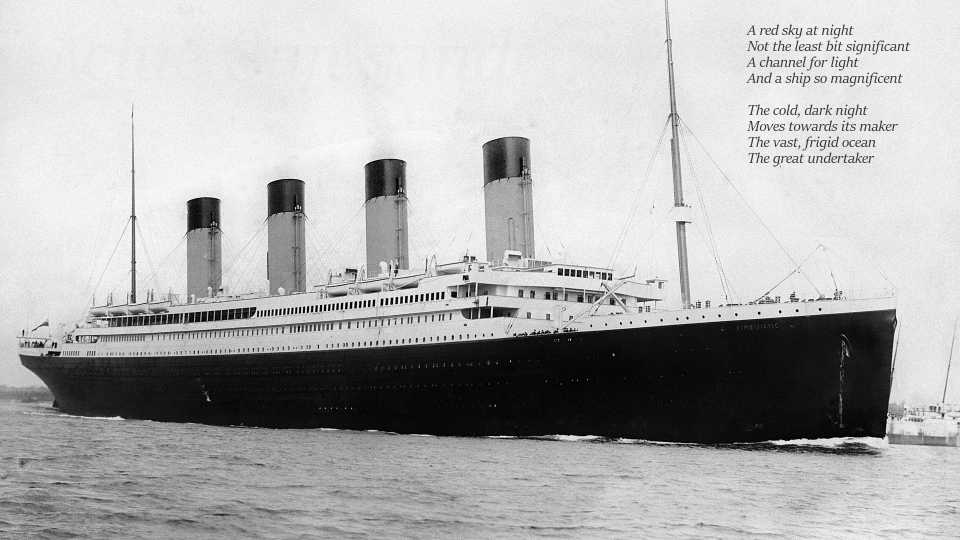
#> input picture clues/Ship.png, 1920 x 1080 px (shown at 1/2 size); its folder holds 5 pictures in this run
$ python clue7_montage_scan.py
#> lines starting #> are read from the running program, lines starting #| are printed output that depends on the picture; after the words box and inside, x2 and y2 are one past the last pixel; in counts of white or black regions, pixels touching at a corner belong together
#!/usr/bin/env python3
"""Clue 7 -- scan the recovered red-LSB montage for structure the round-14
inspection did not measure: where the payload actually sits, how many ink
elements there are, whether any element carries TEXT (OCR), and whether the two
portraits are the same image.

Everything here is measured from clues/Ship.png.  The previous rounds read the
montage twice -- once from prose (wrong: "deck plans") and once from a render
("ship's line drawing", "moustache").  Neither pass asked the cheap questions
below, and clue 7 is the segment-3 bottleneck, so a text or caption found in the
plane would be the first 24-character candidate that is *read* rather than
guessed.
"""
from __future__ import annotations

import os
import sys

import numpy as np
from PIL import Image

HERE = os.path.dirname(os.path.abspath(__file__))
ROOT = os.path.dirname(HERE)
PNG = os.path.join(ROOT, "clues", "Ship.png")
OUT = "/tmp/opencode"


def load_plane():
    a = np.array(Image.open(PNG).convert("RGBA")).astype(int)
    r = a[..., 0]
    return (r & 1).astype(np.uint8), r


def block_map(bit, B=16):
    h, w = bit.shape
    hb, wb = h // B, w // B
    m = bit[:hb * B, :wb * B].reshape(hb, B, wb, B).mean(axis=(1, 3))
    return m


def bands(profile, thr, minlen):
    out, start = [], None
    for i, v in enumerate(profile):
        if v >= thr and start is None:
            start = i
        elif v < thr and start is not None:
            if i - start >= minlen:
                out.append((start, i))
            start = None
    if start is not None and len(profile) - start >= minlen:
        out.append((start, len(profile)))
    return out


def main():
    bit, r = load_plane()
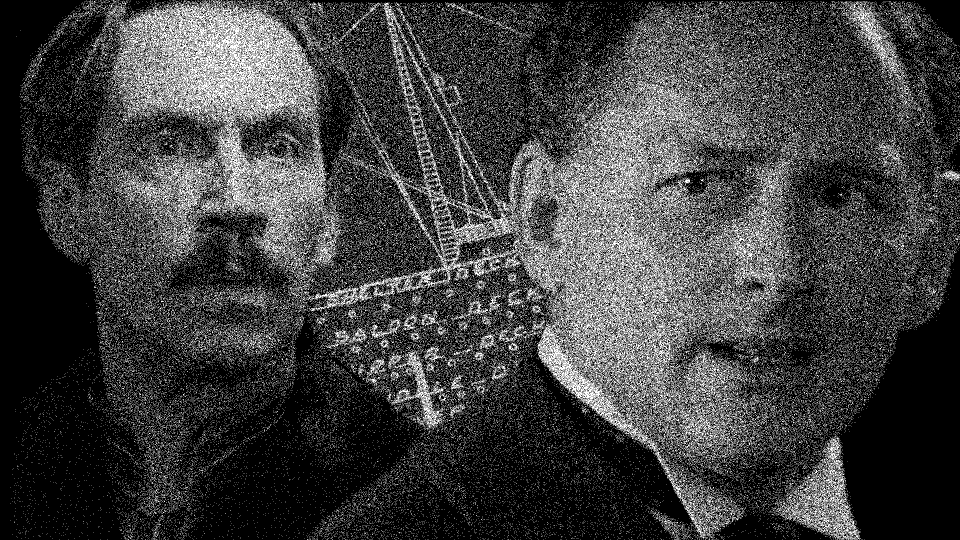
#> bit: shape (1080, 1920) (shown at 1/2 size); values 0 (black) and 1 (white), 25% white in thin lines or dots
    h, w = bit.shape
#> h = 1080; w = 1920
    print("=" * 78)
    print("CLUE 7 -- red-LSB montage scan (%s)" % os.path.relpath(PNG, ROOT))
    print("=" * 78)
    print("size %dx%d   ink fraction %.4f" % (w, h, bit.mean()))
#| size 1920x1080   ink fraction 0.2502

    os.makedirs(OUT, exist_ok=True)
    Image.fromarray(bit * 255).save(os.path.join(OUT, "ship_plane0.png"))

    # ---- 1. where is the payload? -------------------------------------------
    print("\n[1] WHERE THE PAYLOAD SITS (16x16 block ink map)")
    m = block_map(bit)
    print("    block map %dx%d; global mean %.4f" % (m.shape[1], m.shape[0],
                                                      m.mean()))
#|     block map 120x67; global mean 0.2516
    for name, thr in (("ink blocks  (mean>0.05)", 0.05),
                      ("dense blocks(mean>0.30)", 0.30),
                      ("empty blocks(mean<0.01)", -0.01)):
        if name.startswith("empty"):
            idx = m < 0.01
        else:
            idx = m > thr
        if idx.any():
            ys, xs = np.where(idx)
            print("    %-24s %6d blocks  x %4d..%4d  y %4d..%4d"
                  % (name, idx.sum(), xs.min() * 16, (xs.max() + 1) * 16,
                     ys.min() * 16, (ys.max() + 1) * 16))
#> this loop made 3 passes
#|     ink blocks  (mean>0.05)    6539 blocks  x   32..1920  y    0..1072
#|     dense blocks(mean>0.30)    2717 blocks  x  144..1920  y    0..1072
#|     empty blocks(mean<0.01)     815 blocks  x    0..1920  y    0..1072
#> pass 1, in main, `idx = m > thr`:
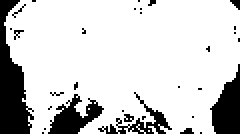
#> idx: shape (67, 120) bool (shown 2 times larger); 81.3% white; 32 black regions (28 under 20 px), largest, box (x1, y1, x2, y2) and area: (0, 0, 17, 67) 608, (105, 32, 120, 67) 325, (24, 47, 52, 67) 275, (49, 46, 86, 67) 176
#> pass 3, in main, `idx = m < 0.01`:
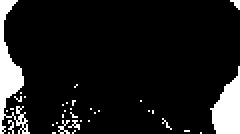
#> idx: shape (67, 120) bool (shown 2 times larger); 10.1% white; 35 white regions (33 under 20 px), largest, box (x1, y1, x2, y2) and area: (0, 0, 15, 67) 389, (105, 33, 120, 67) 314

    # ---- 2. elements by projection ------------------------------------------
    print("\n[2] ELEMENTS (row/column ink profiles)")
    colp = bit.mean(axis=0)
#> colp = 1920 values, max 0.474 at index 1339, min 0 at index 0, mean 0.25
    rowp = bit.mean(axis=1)
#> rowp = 1080 values, max 0.388 at index 383, min 0.0323 at index 0, mean 0.25
    cb = bands(colp, 0.30, w // 40)
#> the loop in bands, `for i, v in enumerate(profile):` made 1920 passes
#> v on passes 1 to 3: 0, 0, 0
#> after the loop in bands, `for i, v in enumerate(profile):`: out = [(326, 400), (439, 498), (1132, 1493)]
#> cb = [(326, 400), (439, 498), (1132, 1493)]
    rb = bands(rowp, 0.20, h // 40)
#> the loop in bands (call 2), `for i, v in enumerate(profile):` made 1080 passes
#> v on passes 1 to 12: 0.0323, 0.0391, 0.0891, 0.108, 0.124, 0.156, 0.19, 0.185, 0.191, 0.199, 0.193, 0.209
#> rb = [(11, 768)]
    print("    vertical bands (x):   %s" % cb)
#|     vertical bands (x):   [(326, 400), (439, 498), (1132, 1493)]
    print("    horizontal bands (y): %s" % rb)
#|     horizontal bands (y): [(11, 768)]
    boxes = []
    for (x0, x1) in (cb if cb else [(0, w)]):
        for (y0, y1) in (rb if rb else [(0, h)]):
            boxes.append((x0, y0, x1, y1))
#> this loop made 3 passes
#> after the loop, boxes = [(326, 11, 400, 768), (439, 11, 498, 768), (1132, 11, 1493, 768)]
    boxes.sort(key=lambda b: -(b[2] - b[0]) * (b[3] - b[1]))
    for i, (x0, y0, x1, y1) in enumerate(boxes[:12]):
        sub = bit[y0:y1, x0:x1]
        print("    box %2d  x %4d..%4d y %4d..%4d  %4dx%4d  ink %.3f"
              % (i, x0, x1, y0, y1, x1 - x0, y1 - y0, sub.mean()))
        Image.fromarray(sub * 255).save(os.path.join(OUT, "ship_box%d.png" % i))
#> this loop made 3 passes
#|     box  0  x 1132..1493 y   11.. 768   361x 757  ink 0.449
#|     box  1  x  326.. 400 y   11.. 768    74x 757  ink 0.415
#|     box  2  x  439.. 498 y   11.. 768    59x 757  ink 0.447
#> pass 1, in main, `sub = bit[y0:y1, x0:x1]`:
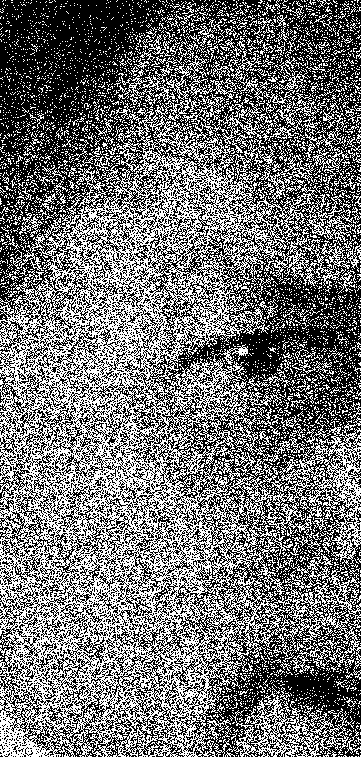
#> sub: shape (757, 361); values 0 (black) and 1 (white), 44.9% white in thin lines or dots
#> pass 2, in main, `sub = bit[y0:y1, x0:x1]`:
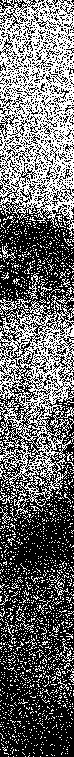
#> sub: shape (757, 74); values 0 (black) and 1 (white), 41.5% white in thin lines or dots
#> after the loop:
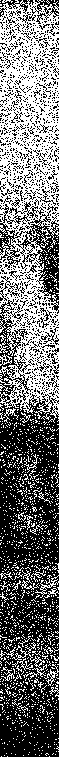
#> sub: shape (757, 59); values 0 (black) and 1 (white), 44.7% white in thin lines or dots

    # ---- 3. text-like components --------------------------------------------
    print("\n[3] TEXT-LIKE COMPONENTS (connected-component heuristic)")
    try:
        import cv2
    except ImportError:
        print("    cv2 unavailable; skipping")
        cv2 = None
    text_lines = []
    if cv2 is not None:
        n, lab, stats, cent = cv2.connectedComponentsWithStats(
            bit.astype(np.uint8), connectivity=8)
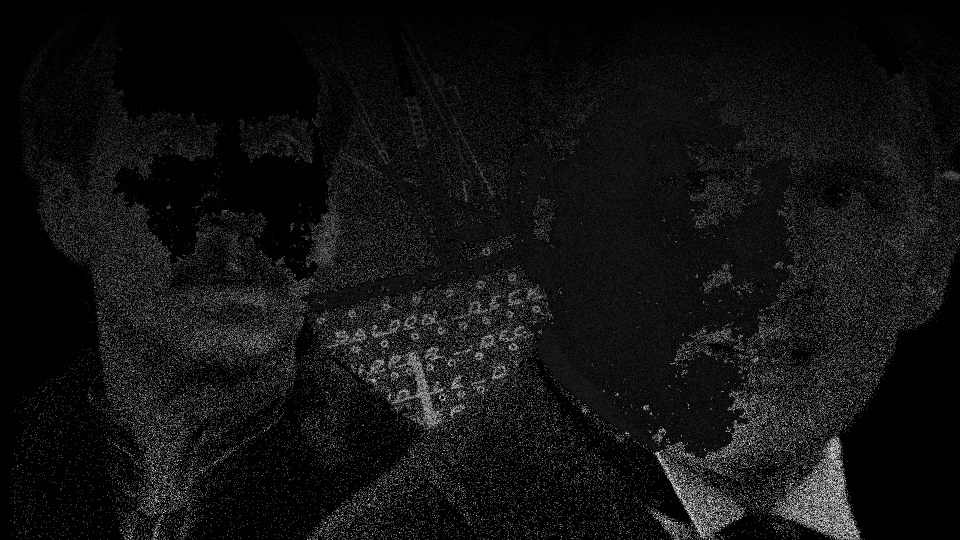
#> lab: shape (1080, 1920) int32 (shown at 1/2 size); min 0, max 76345, mean 5225.8; drawn with min black and max white
#> n = 76346; cent = 76346 pairs, first value 20 to 1919, second value 0 to 1079
        comp = []
        for k in range(1, n):
            x, y, ww, hh, area = stats[k]
            if not (3 <= hh <= 26 and 1 <= ww <= 60 and 4 <= area <= 600):
                continue
            ar = ww / float(hh)
            if 0.06 <= ar <= 2.2:
                comp.append((x, y, ww, hh, area))
#> this loop made 76345 passes
#> (x, y, ww, hh, area, ar) on passes 2, 13, 61: (179, 1, 14, 14, 50, 1), (220, 0, 14, 17, 42, 0.824), (550, 0, 10, 11, 30, 0.909)
#> after the loop, comp = 12628 items, first 6: (179, 1, 14, 14, 50), (220, 0, 14, 17, 42), (368, 0, 4, 5, 8), (468, 1, 4, 7, 10), (480, 1, 4, 3, 5), (489, 0, 5, 4, 9)
        print("    components: %d total, %d text-like" % (n - 1, len(comp)))
#|     components: 76345 total, 12628 text-like
        comp.sort(key=lambda c: (c[1] // 12, c[0]))
        # group into lines by vertical overlap
        lines = []
        for c in comp:
            placed = False
            for ln in lines:
                if abs(ln[0][1] - c[1]) <= 5:
                    ln.append(c)
                    placed = True
                    break
            if not placed:
                lines.append([c])
#> this loop made 12628 passes
#> c on passes 1 to 3: (165, 7, 3, 3, 4), (173, 9, 6, 9, 16), (179, 1, 14, 14, 50)
#> after the loop, lines = 144 items; ln = 19 items, first 6: (247, 1071, 6, 8, 12), (256, 1072, 3, 4, 7), (260, 1075, 3, 4, 7), (274, 1071, 5, 6, 7), (282, 1076, 3, 3, 4), (306, 1076, 5, 4, 8)
        lines = [ln for ln in lines if len(ln) >= 4]
#> lines = 142 items
        lines.sort(key=len, reverse=True)
        print("    candidate text lines (>=4 glyphs): %d" % len(lines))
#|     candidate text lines (>=4 glyphs): 142
        for ln in lines[:8]:
            xs0 = min(c[0] for c in ln)
            xs1 = max(c[0] + c[2] for c in ln)
            ys0 = min(c[1] for c in ln)
            ys1 = max(c[1] + c[3] for c in ln)
            text_lines.append((xs0, ys0, xs1, ys1))
            print("      line: %2d glyphs  x %4d..%4d y %4d..%4d  h~%d"
                  % (len(ln), xs0, xs1, ys0, ys1,
                     int(np.median([c[3] for c in ln]))))
#> this loop made 8 passes
#> (xs0, xs1, ys0, ys1) on passes 1 to 2: (58, 1905, 257, 284), (165, 1826, 2, 32)
#> (xs0, xs1, ys0) on pass 3: (117, 1918, 484)
#|       line: 190 glyphs  x   58..1905 y  257.. 284  h~4
#|       line: 176 glyphs  x  165..1826 y    2..  32  h~4
#|       line: 176 glyphs  x  117..1918 y  484.. 513  h~4
#|       line: 175 glyphs  x   58..1905 y  294.. 325  h~4
#|       line: 174 glyphs  x  100..1920 y  471.. 496  h~4
#|       line: 172 glyphs  x  193..1864 y  617.. 640  h~4
#|       line: 169 glyphs  x  195..1853 y  629.. 655  h~4
#|       line: 168 glyphs  x  190..1887 y  580.. 611  h~4

    # ---- 4. OCR --------------------------------------------------------------
    print("\n[4] OCR OF THE MONTAGE (tesseract, several scales/preprocessings)")
    try:
        import pytesseract
    except ImportError:
        print("    pytesseract unavailable")
        pytesseract = None
    if pytesseract is not None:
        targets = [("whole plane 1:1", bit, 1), ]
        for i, (x0, y0, x1, y1) in enumerate(boxes[:4]):
            targets.append(("box%d" % i, bit[y0:y1, x0:x1], 2))
        for i, (x0, y0, x1, y1) in enumerate(text_lines[:6]):
            pad = 4
            targets.append(("line%d" % i,
                            bit[max(0, y0 - pad):y1 + pad,
                                max(0, x0 - pad):x1 + pad], 4))
#> this loop made 6 passes
#> (x0, y0, x1, y1) on passes 1 to 6: (58, 257, 1905, 284), (165, 2, 1826, 32), (117, 484, 1918, 513), (58, 294, 1905, 325), (100, 471, 1920, 496), (193, 617, 1864, 640)
        seen = {}
        for name, sub, scale in targets:
            if sub.size == 0:
                continue
            im = Image.fromarray(sub * 255)
            if scale > 1:
                im = im.resize((im.width * scale, im.height * scale),
                               Image.NEAREST)
            for inv in (False, True):
                use = Image.fromarray(255 - np.array(im)) if inv else im
                for psm in (6, 7, 11):
                    try:
                        txt = pytesseract.image_to_string(use, config=(
                            "--psm %d -c tessedit_char_whitelist="
                            "ABCDEFGHIJKLMNOPQRSTUVWXYZabcdefghijklmnopqrstuvwxyz"
                            "0123456789" % psm)).strip()
                    except Exception as exc:
                        txt = ""
                        print("      (%s psm%d inv=%s error %s)"
                              % (name, psm, inv, exc))
                    clean = "".join(c for c in txt if c.isalnum())
                    if len(clean) >= 3 and clean not in seen:
                        seen[clean] = (name, psm, inv)
                        print("      %-14s psm%2d inv=%-5s -> %r"
                              % (name, psm, inv, clean))
#> this loop made 1 pass
#> (name, scale) on pass 1: ('whole plane 1:1', 1)
        print("    distinct OCR strings with >=3 alphanumerics: %d" % len(seen))

    # ---- 5. are the two portraits the same image? ---------------------------
    print("\n[5] PORTRAIT COMPARISON (are the two faces one image?)")
    if len(boxes) >= 2:
        def prep(b):
            x0, y0, x1, y1 = b
            sub = bit[y0:y1, x0:x1]
            if sub.size == 0:
                return None
            return np.array(Image.fromarray(sub * 255).resize((128, 128),
                                                            Image.NEAREST))
        a = prep(boxes[0])
        b2 = prep(boxes[1])
        if a is not None and b2 is not None:
            def corr(u, v):
                u = u.astype(float) - u.mean()
                v = v.astype(float) - v.mean()
                d = (np.sqrt((u * u).sum()) * np.sqrt((v * v).sum()))
                return float((u * v).sum() / d) if d else 0.0
            print("    corr(box0, box1)          = %+.3f" % corr(a, b2))
            print("    corr(box0, mirror(box1))  = %+.3f"
                  % corr(a, np.fliplr(b2)))
            print("    corr(box0, rot180(box1))  = %+.3f"
                  % corr(a, np.rot90(b2, 2)))

    print("\nwrote crops to %s (ship_plane0.png, ship_box*.png)" % OUT)
    print("A found caption/nameplate would be the first clue-7 candidate that")
    print("is read from the image rather than guessed.")
    return 0


if __name__ == "__main__":
    sys.exit(main())
#> (the call stopped at in main, `txt = pytesseract.image_to_string(use, config=( "--psm %d -c tessedit_..`: pytesseract is not available in this run)
